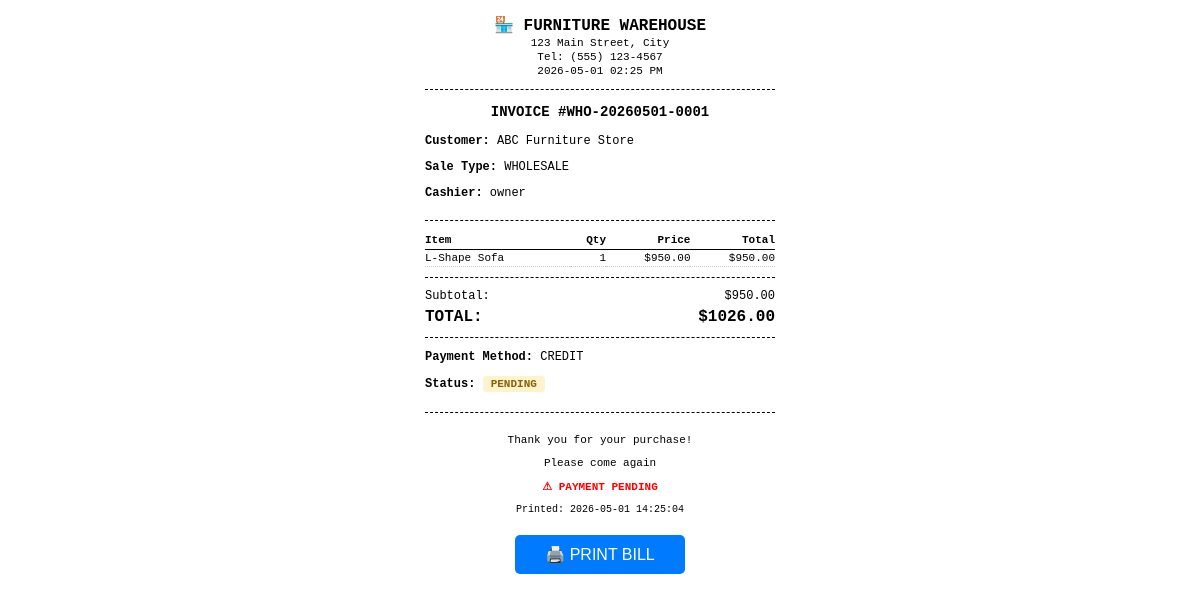
The app's page /api/orders/WHO-20260501-0001/bill (signed in) with its own data.
### app/models/order.py (models this page shows, shortened)
class Order(db.Model):
    __tablename__ = 'orders'
    id = db.Column(db.Integer, primary_key=True)
    order_number = db.Column(db.String(20), unique=True, index=True)
    order_type = db.Column(db.String(20), default='retail')  # retail, wholesale
    user_id = db.Column(db.Integer, db.ForeignKey('users.id'))
    customer_id = db.Column(db.Integer, db.ForeignKey('customers.id'), nullable=True)
    subtotal = db.Column(db.Float, default=0.0)
    tax_amount = db.Column(db.Float, default=0.0)
    discount_amount = db.Column(db.Float, default=0.0)
    total = db.Column(db.Float, default=0.0)
    payment_method = db.Column(db.String(20))  # cash, card, credit
    payment_status = db.Column(db.String(20), default='pending')
    cash_received = db.Column(db.Float)
    change_given = db.Column(db.Float)
    status = db.Column(db.String(20), default='completed')
    notes = db.Column(db.Text)
    created_at = db.Column(db.DateTime, default=datetime.utcnow)
    items = db.relationship('OrderItem', backref='order', lazy=True, cascade='all, delete-orphan')

class OrderItem(db.Model):
    __tablename__ = 'order_items'
    id = db.Column(db.Integer, primary_key=True)
    order_id = db.Column(db.Integer, db.ForeignKey('orders.id'))
    product_id = db.Column(db.Integer, db.ForeignKey('products.id'))
    product_name = db.Column(db.String(200))
    product_barcode = db.Column(db.String(50))
    product_price = db.Column(db.Float)
    quantity = db.Column(db.Integer, default=1)
    discount_percent = db.Column(db.Float, default=0)
    line_total = db.Column(db.Float)
    discount_amount = db.Column(db.Float, default=0)

### app/models/customer.py (models this page shows, shortened)
class Customer(db.Model):
    __tablename__ = 'customers'
    id = db.Column(db.Integer, primary_key=True)
    name = db.Column(db.String(100), nullable=False)
    phone = db.Column(db.String(20), unique=True, nullable=False)
    email = db.Column(db.String(120))
    address = db.Column(db.Text)
    nic = db.Column(db.String(20))  # National ID Card
    customer_type = db.Column(db.String(20), default='retail')
    balance = db.Column(db.Float, default=0.0)
    credit_limit = db.Column(db.Float, default=5000.0)
    total_purchases = db.Column(db.Float, default=0.0)
    total_paid = db.Column(db.Float, default=0.0)
    is_active = db.Column(db.Boolean, default=True)
    notes = db.Column(db.Text)
    created_at = db.Column(db.DateTime, default=datetime.utcnow)
    updated_at = db.Column(db.DateTime, default=datetime.utcnow, onupdate=datetime.utcnow)
    orders = db.relationship('Order', backref='customer_rel', lazy=True)
    payments = db.relationship('Payment', backref='customer_rel', lazy=True)

### app/models/user.py (models this page shows, shortened)
class User(UserMixin, db.Model):
    __tablename__ = 'users'
    id = db.Column(db.Integer, primary_key=True)
    username = db.Column(db.String(50), unique=True, nullable=False)
    email = db.Column(db.String(120), unique=True, nullable=False)
    password_hash = db.Column(db.String(255), nullable=False)
    role = db.Column(db.String(20), default='staff')  # owner, manager, staff
    is_active = db.Column(db.Boolean, default=True)
    created_at = db.Column(db.DateTime, default=datetime.utcnow)
    last_login = db.Column(db.DateTime)
    orders = db.relationship('Order', backref='cashier_rel', lazy=True, foreign_keys='Order.user_id')

### app/routes/api.py (the view)
@api_bp.route('/orders/<order_number>/bill')
@login_required
def get_bill(order_number):
    order = Order.query.filter_by(order_number=order_number).first()
    if not order:
        return jsonify({'error': 'Order not found'}), 404
    customer_name = 'Walk-in Customer'
    if order.customer_id:
        customer = Customer.query.get(order.customer_id)
        if customer:
            customer_name = customer.name
    return render_template('pos/bill.html', order=order, customer_name=customer_name)

### app/models/user.py (called while the page is built)
@login_manager.user_loader
def load_user(user_id):
    return User.query.get(int(user_id))

### app/templates/pos/bill.html (shortened to what this page needs)
<!DOCTYPE html>
<html>
<head>
</head>
<body>
    <div class="header">
        <h3>🏪 FURNITURE WAREHOUSE</h3>
        <p>123 Main Street, City</p>
        <p>Tel: (555) 123-4567</p>
        <p>{{ order.created_at.strftime('%Y-%m-%d %I:%M %p') }}</p>
    </div>
    <p style="text-align: center; font-weight: bold; font-size: 14px;">
        INVOICE #{{ order.order_number }}
    </p>
    <div class="customer-info">
        <p><strong>Customer:</strong> {{ customer_name }}</p>
        <p><strong>Sale Type:</strong> {{ order.order_type.upper() if order.order_type else 'RETAIL' }}</p>
        <p><strong>Cashier:</strong> {{ order.cashier_rel.username if order.cashier_rel else 'N/A' }}</p>
    </div>
    <table class="items">
        <thead>
            <tr>
                <th>Item</th>
                <th class="text-right">Qty</th>
                <th class="text-right">Price</th>
                <th class="text-right">Total</th>
            </tr>
        </thead>
        <tbody>
            {% for item in order.items %}
            <tr>
                <td>{{ item.product_name[:20] }}{% if item.product_name|length > 20 %}...{% endif %}</td>
                <td class="text-right">{{ item.quantity }}</td>
                <td class="text-right">${{ "%.2f"|format(item.product_price) }}</td>
                <td class="text-right">${{ "%.2f"|format(item.line_total) }}</td>
            </tr>
            {% endfor %}
        </tbody>
    </table>
    <div class="totals">
        <p>Subtotal: <span style="float: right;">${{ "%.2f"|format(order.subtotal) }}</span></p>
        <p class="grand-total">TOTAL: <span style="float: right;">${{ "%.2f"|format(order.total) }}</span></p>
    </div>
    <div class="payment-info">
        <p><strong>Payment Method:</strong> {{ order.payment_method.upper() }}</p>
        <p>
            <strong>Status:</strong>
            <span class="status-badge status-{{ 'completed' if order.payment_status == 'completed' else 'pending' }}">
                {{ order.payment_status.upper() }}
            </span>
        </p>
    </div>
    <div class="footer">
        <p>Thank you for your purchase!</p>
        <p>Please come again</p>
        {% if order.payment_status == 'pending' %}
        <p style="color: red; font-weight: bold;">⚠ PAYMENT PENDING</p>
        {% endif %}
        <p style="font-size: 10px;">Printed: {{ order.created_at.strftime('%Y-%m-%d %H:%M:%S') }}</p>
    </div>
    <button class="btn-print no-print" onclick="window.print()">🖨️ PRINT BILL</button>
</body>
</html>

### app/templates/pos/bill.html (style rules this page uses)
body { font-family: 'Courier New', monospace; max-width: 350px; margin: 0 auto; padding: 15px; background: #fff; }
.header { text-align: center; border-bottom: 1px dashed #000; padding-bottom: 10px; margin-bottom: 10px; }
.header h3 { margin: 0; font-size: 16px; }
.header p { margin: 2px 0; font-size: 11px; }
.customer-info { border-bottom: 1px dashed #000; padding-bottom: 8px; margin-bottom: 8px; font-size: 12px; }
.items { width: 100%; border-collapse: collapse; margin: 10px 0; font-size: 11px; }
.items th { border-bottom: 1px solid #000; text-align: left; padding: 3px 0; }
.items td { padding: 2px 0; border-bottom: 1px dotted #ccc; }
.items .text-right { text-align: right; }
.totals { border-top: 1px dashed #000; border-bottom: 1px dashed #000; padding: 8px 0; margin: 10px 0; font-size: 12px; }
.totals p { margin: 3px 0; }
.totals .grand-total { font-size: 16px; font-weight: bold; margin-top: 5px; }
.payment-info { font-size: 12px; margin: 10px 0; }
.footer { text-align: center; margin-top: 20px; font-size: 11px; border-top: 1px dashed #000; padding-top: 10px; }
.btn-print { display: block; margin: 20px auto; padding: 10px 30px; font-size: 16px; background: #007bff; color: white; border: none; border-radius: 5px; cursor: pointer; }
.status-badge { display: inline-block; padding: 2px 8px; border-radius: 3px; font-size: 11px; font-weight: bold; }
.status-pending { background: #fff3cd; color: #856404; }

### records on screen
Order: created_at "2026-05-01 02:25 PM", order_number "WHO-20260501-0001", order_type "WHOLESALE", subtotal "950.00", total "1026.00", payment_method "CREDIT", payment_status "PENDING", created_at "2026-05-01 14:25:04"
Customer: name "ABC Furniture Store"
User: cashier_rel "owner"
OrderItem: product_name "L-Shape Sofa", quantity "1", product_price "950.00", line_total "950.00"
